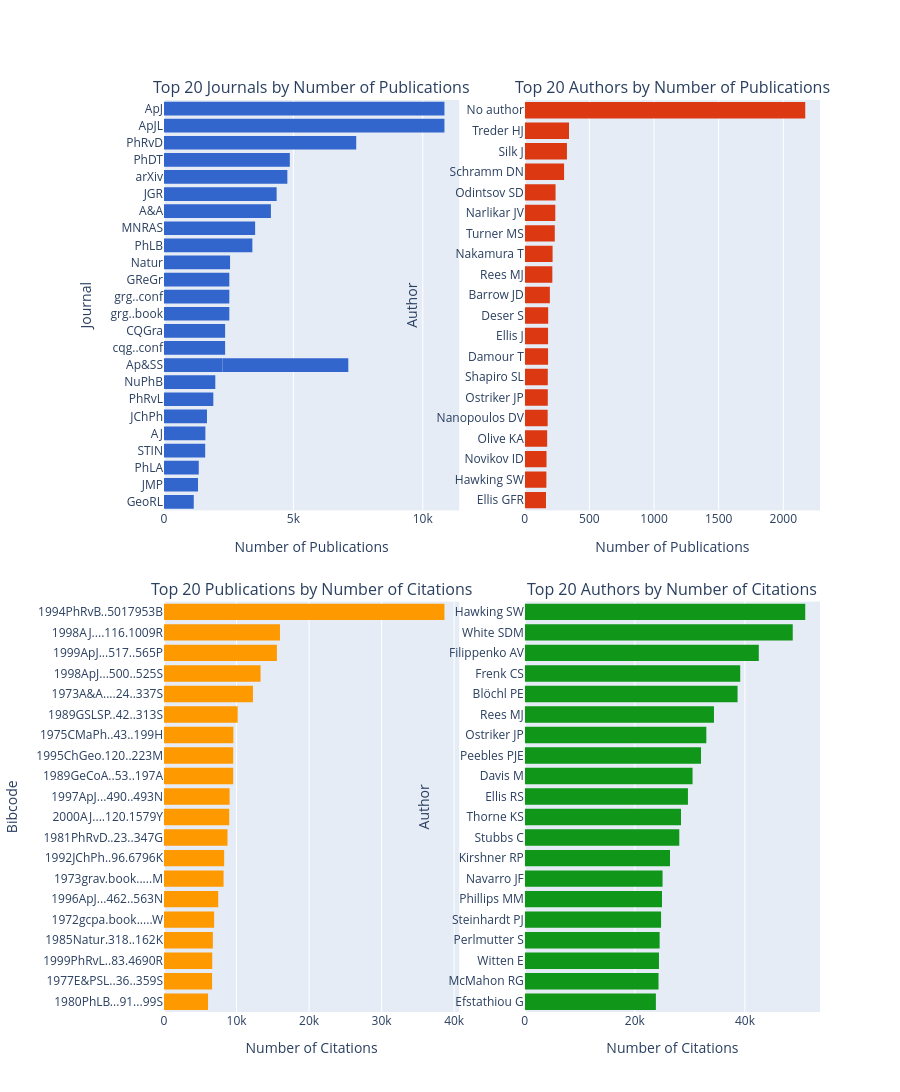

This figure's notebook cell:
### Markdown cell above
## Distribution of Publications by Journal, Author and Citations
We will now look at the distribution of our data by Journal, Author and Citations, for the top 20 values of each category. THis gives us a sense of who are the most cited authors and publications, who is most productive and in which Journal are most of the publications we are looking at published.

### Code cell
#| column: page
#| label: distribution of publications by journal, author, and number of citations

# Distribution of Publications by Journal (Top 20)
pubs_per_journal = df['Journal'].value_counts().head(20)
pubs_per_journal_df = pd.DataFrame({'Journal': pubs_per_journal.index, 'count': pubs_per_journal.values})

# Use the existing column with abbreviated journal names
pubs_per_journal_df = pubs_per_journal_df.merge(df[['Journal', 'Journal Abbreviation']].drop_duplicates(), on='Journal', how='left')

# Sort the DataFrame for proper ordering in the plot
pubs_per_journal_df = pubs_per_journal_df.sort_values('count', ascending=True)

# Split authors and create a new DataFrame
all_authors = df['Author'].str.split(',').explode().str.strip()
author_counts = all_authors.value_counts().head(20)
top_authors_df = pd.DataFrame({'Author': author_counts.index, 'count': author_counts.values})

# Sort the DataFrame for proper ordering in the plot
top_authors_df = top_authors_df.sort_values('count', ascending=True)

# Distribution of Publications by Number of Citations (Top 20)
top_cited_pubs = df.nlargest(20, 'Citation Count')
top_cited_pubs_df = pd.DataFrame({
    'Bibcode': top_cited_pubs['Bibcode'],
    'Title': top_cited_pubs['Title'],
    'count': top_cited_pubs['Citation Count'],
    'Author': top_cited_pubs['Author'],
    'Year': top_cited_pubs['Year'],
    'Journal': top_cited_pubs['Journal'],
    'Issue': top_cited_pubs['Issue'],
    'Volume': top_cited_pubs['Volume'],
    'First Page': top_cited_pubs['First Page'],
    'Last Page': top_cited_pubs['Last Page'],
    'Category': top_cited_pubs['Category'],
    'DOI': top_cited_pubs['DOI']
})

# Extract the first author
top_cited_pubs_df['First Author'] = top_cited_pubs_df['Author'].str.split(',').str[0]

# Split authors and create a new DataFrame for citations
author_citations = df[['Author', 'Citation Count']].dropna()
author_citations = author_citations.assign(Author=author_citations['Author'].str.split(',')).explode('Author').reset_index(drop=True)
author_citations['Author'] = author_citations['Author'].str.strip()
author_citations = author_citations.groupby('Author').sum().reset_index()
top_cited_authors = author_citations.nlargest(20, 'Citation Count')
top_cited_authors_df = pd.DataFrame({'Author': top_cited_authors['Author'], 'count': top_cited_authors['Citation Count']})

# Sort the DataFrames for proper ordering in the plot
top_cited_pubs_df = top_cited_pubs_df.sort_values('count', ascending=True)
top_cited_authors_df = top_cited_authors_df.sort_values('count', ascending=True)

# Create subplots
fig = make_subplots(
    rows=2, cols=2, 
    subplot_titles=('Top 20 Journals by Number of Publications', 'Top 20 Authors by Number of Publications', 'Top 20 Publications by Number of Citations', 'Top 20 Authors by Number of Citations'),
    vertical_spacing=0.1  # Reduce vertical spacing
)

# Add the first bar plot (Journals)
fig.add_trace(go.Bar(
    x=pubs_per_journal_df['count'],
    y=pubs_per_journal_df['Journal Abbreviation'],
    orientation='h',
    marker=dict(color='#3366CC', line=dict(color='grey', width=0)),  # Farbe für den ersten Plot
    name='Journals',
    customdata=pubs_per_journal_df['Journal'],
    hovertemplate='<b>%{customdata}</b><br>Number of Publications: %{x}<extra></extra>'
), row=1, col=1)

# Add the second bar plot (Authors by Publications)
fig.add_trace(go.Bar(
    x=top_authors_df['count'],
    y=top_authors_df['Author'],
    orientation='h',
    marker=dict(color='#DC3912', line=dict(color='grey', width=0)),  # Farbe für den zweiten Plot
    name='Authors by Publications',
    hovertemplate='<b>%{y}</b><br>Number of Publications: %{x}<extra></extra>'
), row=1, col=2)

# Add the third bar plot (Publications by Citations)
fig.add_trace(go.Bar(
    x=top_cited_pubs_df['count'],
    y=top_cited_pubs_df['Bibcode'],
    orientation='h',
    marker=dict(color='#FF9900', line=dict(color='grey', width=0)),  # Farbe für den dritten Plot
    name='Publications by Citations',
    customdata=top_cited_pubs_df[['Title', 'First Author', 'Year', 'Journal', 'Issue', 'Volume', 'First Page', 'Last Page', 'Category', 'DOI']],
    hovertemplate=('<b>%{customdata[0]}</b><br>Author: %{customdata[1]}<br>Year: %{customdata[2]}<br>'
                   'Category: %{customdata[8]}<br>Journal: %{customdata[3]}<br>Issue: %{customdata[4]}<br>Volume: %{customdata[5]}<br>'
                   'Pages: %{customdata[6]}-%{customdata[7]}<br>DOI: %{customdata[9]}<br>'
                   'Number of Citations: %{x}<extra></extra>')
), row=2, col=1)

# Add the fourth bar plot (Authors by Citations)
fig.add_trace(go.Bar(
    x=top_cited_authors_df['count'],
    y=top_cited_authors_df['Author'],
    orientation='h',
    marker=dict(color='#109618', line=dict(color='grey', width=0)),  # Farbe für den vierten Plot
    name='Authors by Citations',
    hovertemplate='<b>%{y}</b><br>Number of Citations: %{x}<extra></extra>'
), row=2, col=2)

# Update layout for better visualization
fig.update_layout(
    height=1200,  # Erhöhe die Höhe des Plots, um mehr Platz für die Subplots zu schaffen
    showlegend=False
)

# Update xaxis and yaxis labels
fig.update_xaxes(title_text="Number of Publications", row=1, col=1)
fig.update_yaxes(title_text="Journal", row=1, col=1)
fig.update_xaxes(title_text="Number of Publications", row=1, col=2)
fig.update_yaxes(title_text="Author", row=1, col=2)
fig.update_xaxes(title_text="Number of Citations", row=2, col=1)
fig.update_yaxes(title_text="Bibcode", row=2, col=1, showticklabels=True)
fig.update_xaxes(title_text="Number of Citations", row=2, col=2)
fig.update_yaxes(title_text="Author", row=2, col=2, showticklabels=True)

fig.show()

### Figure 1 — Plotly figure (JSON) as saved in the notebook; plotly's stock layout.template omitted (floating-point values rounded to 4 significant figures; data arrays with more than 128 entries replaced by an {"elided": "..."} marker saying what was removed)
{"data": [{"customdata": ["Geophysical Research Letters", "Journal of Mathematical Physics", "Physics Letters A", "NASA STI/Recon Technical Report N", "The Astronomical Journal", "Journal of Chemical Physics", "Physical Review Letters", "Nuclear Physics B", "Astrophysics and Space Science", "Classical and Quantum Gravity", "Classical and Quantum Gravity", "General Relativity and Gravitation", "General Relativity and Gravitation", "General Relativity and Gravitation", "Nature", "Physics Letters B", "Monthly Notices of the Royal Astronomical Society", "Astronomy and Astrophysics", "Journal of Geophysical Research", "arXiv e-prints", "Ph.D. Thesis", "Ph.D. Thesis", "Physical Review D", "The Astrophysical Journal", "The Astrophysical Journal"], "hovertemplate": "<b>%{customdata}</b><br>Number of Publications: %{x}<extra></extra>", "marker": {"color": "#3366CC", "line": {"color": "grey", "width": 0}}, "name": "Journals", "orientation": "h", "type": "bar", "x": [1150, 1314, 1343, 1592, 1599, 1661, 1906, 1982, 2260, 2362, 2362, 2524, 2524, 2524, 2553, 3415, 3522, 4132, 4353, 4767, 4863, 4863, 7429, 10838, 10838], "xaxis": "x", "y": ["GeoRL", "JMP", "PhLA", "STIN", "AJ", "JChPh", "PhRvL", "NuPhB", "Ap&SS", "cqg..conf", "CQGra", "grg..book", "grg..conf", "GReGr", "Natur", "PhLB", "MNRAS", "A&A", "JGR", "arXiv", "Ap&SS", "PhDT", "PhRvD", "ApJL", "ApJ"], "yaxis": "y"}, {"hovertemplate": "<b>%{y}</b><br>Number of Publications: %{x}<extra></extra>", "marker": {"color": "#DC3912", "line": {"color": "grey", "width": 0}}, "name": "Authors by Publications", "orientation": "h", "type": "bar", "x": [164, 167, 168, 173, 177, 178, 178, 180, 180, 181, 194, 213, 215, 232, 236, 238, 304, 326, 342, 2170], "xaxis": "x2", "y": ["Ellis GFR", "Hawking SW", "Novikov ID", "Olive KA", "Nanopoulos DV", "Ostriker JP", "Shapiro SL", "Damour T", "Ellis J", "Deser S", "Barrow JD", "Rees MJ", "Nakamura T", "Turner MS", "Narlikar JV", "Odintsov SD", "Schramm DN", "Silk J", "Treder HJ", "No author"], "yaxis": "y2"}, {"customdata": {"elided": "20x10 mixed values"}, "hovertemplate": "<b>%{customdata[0]}</b><br>Author: %{customdata[1]}<br>Year: %{customdata[2]}<br>Category: %{customdata[8]}<br>Journal: %{customdata[3]}<br>Issue: %{customdata[4]}<br>Volume: %{customdata[5]}<br>Pages: %{customdata[6]}-%{customdata[7]}<br>DOI: %{customdata[9]}<br>Number of Citations: %{x}<extra></extra>", "marker": {"color": "#FF9900", "line": {"color": "grey", "width": 0}}, "name": "Publications by Citations", "orientation": "h", "type": "bar", "x": [6072, 6628, 6649, 6734, 6910, 7473, 8213, 8293, 8753, 8992, 9044, 9532, 9538, 9563, 10153, 12264, 13310, 15563, 15988, 38660], "xaxis": "x3", "y": ["1980PhLB...91...99S", "1977E&PSL..36..359S", "1999PhRvL..83.4690R", "1985Natur.318..162K", "1972gcpa.book.....W", "1996ApJ...462..563N", "1973grav.book.....M", "1992JChPh..96.6796K", "1981PhRvD..23..347G", "2000AJ....120.1579Y", "1997ApJ...490..493N", "1989GeCoA..53..197A", "1995ChGeo.120..223M", "1975CMaPh..43..199H", "1989GSLSP..42..313S", "1973A&A....24..337S", "1998ApJ...500..525S", "1999ApJ...517..565P", "1998AJ....116.1009R", "1994PhRvB..5017953B"], "yaxis": "y3"}, {"hovertemplate": "<b>%{y}</b><br>Number of Citations: %{x}<extra></extra>", "marker": {"color": "#109618", "line": {"color": "grey", "width": 0}}, "name": "Authors by Citations", "orientation": "h", "type": "bar", "x": [23820, 24301, 24381, 24502, 24763, 24931, 25032, 26385, 28073, 28385, 29644, 30483, 32022, 32986, 34374, 38660, 39144, 42516, 48687, 50959], "xaxis": "x4", "y": ["Efstathiou G", "McMahon RG", "Witten E", "Perlmutter S", "Steinhardt PJ", "Phillips MM", "Navarro JF", "Kirshner RP", "Stubbs C", "Thorne KS", "Ellis RS", "Davis M", "Peebles PJE", "Ostriker JP", "Rees MJ", "Blöchl PE", "Frenk CS", "Filippenko AV", "White SDM", "Hawking SW"], "yaxis": "y4"}], "layout": {"annotations": [{"font": {"size": 16}, "showarrow": false, "text": "Top 20 Journals by Number of Publications", "x": 0.225, "xanchor": "center", "xref": "paper", "y": 1, "yanchor": "bottom", "yref": "paper"}, {"font": {"size": 16}, "showarrow": false, "text": "Top 20 Authors by Number of Publications", "x": 0.775, "xanchor": "center", "xref": "paper", "y": 1, "yanchor": "bottom", "yref": "paper"}, {"font": {"size": 16}, "showarrow": false, "text": "Top 20 Publications by Number of Citations", "x": 0.225, "xanchor": "center", "xref": "paper", "y": 0.45, "yanchor": "bottom", "yref": "paper"}, {"font": {"size": 16}, "showarrow": false, "text": "Top 20 Authors by Number of Citations", "x": 0.775, "xanchor": "center", "xref": "paper", "y": 0.45, "yanchor": "bottom", "yref": "paper"}], "height": 1200, "showlegend": false, "xaxis": {"anchor": "y", "domain": [0, 0.45], "title": {"text": "Number of Publications"}}, "xaxis2": {"anchor": "y2", "domain": [0.55, 1], "title": {"text": "Number of Publications"}}, "xaxis3": {"anchor": "y3", "domain": [0, 0.45], "title": {"text": "Number of Citations"}}, "xaxis4": {"anchor": "y4", "domain": [0.55, 1], "title": {"text": "Number of Citations"}}, "yaxis": {"anchor": "x", "domain": [0.55, 1], "title": {"text": "Journal"}}, "yaxis2": {"anchor": "x2", "domain": [0.55, 1], "title": {"text": "Author"}}, "yaxis3": {"anchor": "x3", "domain": [0, 0.45], "showticklabels": true, "title": {"text": "Bibcode"}}, "yaxis4": {"anchor": "x4", "domain": [0, 0.45], "showticklabels": true, "title": {"text": "Author"}}}}
